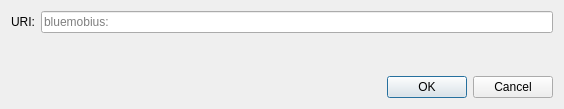
<?xml version="1.0" encoding="UTF-8"?>
<ui version="4.0">
 <class>OpenURIDialog</class>
 <widget class="QDialog" name="OpenURIDialog">
  <property name="geometry">
   <rect>
    <x>0</x>
    <y>0</y>
    <width>564</width>
    <height>109</height>
   </rect>
  </property>
  <property name="windowTitle">
   <string>Open URI</string>
  </property>
  <layout class="QVBoxLayout" name="verticalLayout">
   <item>
    <layout class="QHBoxLayout" name="horizontalLayout">
     <item>
      <widget class="QLabel" name="label">
       <property name="text">
        <string>URI:</string>
       </property>
      </widget>
     </item>
     <item>
      <widget class="QValidatedLineEdit" name="uriEdit">
       <property name="placeholderText">
        <string notr="true">bluemobius:</string>
       </property>
      </widget>
     </item>
    </layout>
   </item>
   <item>
    <spacer name="verticalSpacer">
     <property name="orientation">
      <enum>Qt::Vertical</enum>
     </property>
     <property name="sizeHint" stdset="0">
      <size>
       <width>20</width>
       <height>40</height>
      </size>
     </property>
    </spacer>
   </item>
   <item>
    <widget class="QDialogButtonBox" name="buttonBox">
     <property name="orientation">
      <enum>Qt::Horizontal</enum>
     </property>
     <property name="standardButtons">
      <set>QDialogButtonBox::Cancel|QDialogButtonBox::Ok</set>
     </property>
    </widget>
   </item>
  </layout>
 </widget>
 <customwidgets>
  <customwidget>
   <class>QValidatedLineEdit</class>
   <extends>QLineEdit</extends>
   <header>qt/qvalidatedlineedit.h</header>
  </customwidget>
 </customwidgets>
 <resources/>
 <connections>
  <connection>
   <sender>buttonBox</sender>
   <signal>accepted()</signal>
   <receiver>OpenURIDialog</receiver>
   <slot>accept()</slot>
   <hints>
    <hint type="sourcelabel">
     <x>248</x>
     <y>254</y>
    </hint>
    <hint type="destinationlabel">
     <x>157</x>
     <y>274</y>
    </hint>
   </hints>
  </connection>
  <connection>
   <sender>buttonBox</sender>
   <signal>rejected()</signal>
   <receiver>OpenURIDialog</receiver>
   <slot>reject()</slot>
   <hints>
    <hint type="sourcelabel">
     <x>316</x>
     <y>260</y>
    </hint>
    <hint type="destinationlabel">
     <x>286</x>
     <y>274</y>
    </hint>
   </hints>
  </connection>
 </connections>
</ui>
